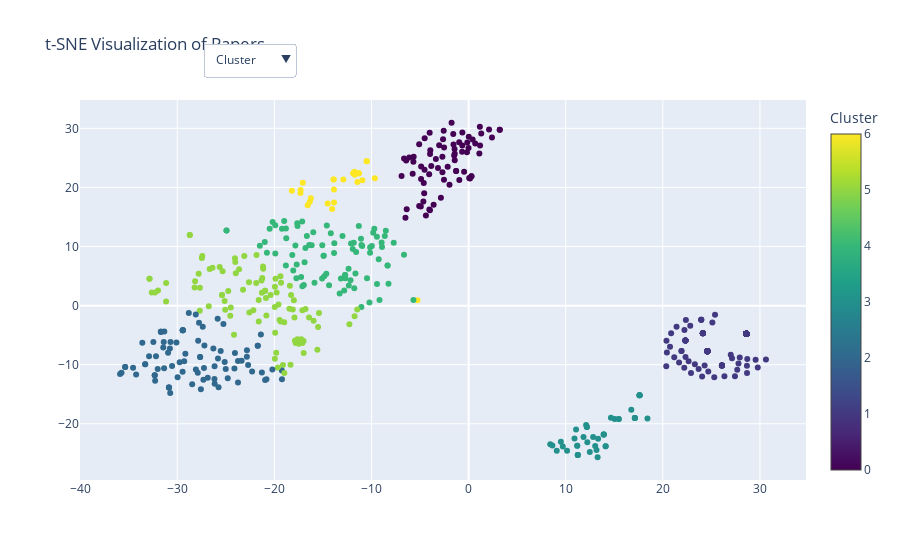

This figure's notebook cell:
### Code cell
import plotly.express as px
import pandas as pd
import plotly.graph_objects as go

# Example dataframe df_merged
# Assuming df_merged has columns like 'cluster', 'field', 'category', etc.
df_merged['tsne_1'] = embedding_matrix_2d[:, 0]
df_merged['tsne_2'] = embedding_matrix_2d[:, 1]

# Create the initial scatter plot
trace = go.Scatter(
    x=df_merged['tsne_1'], 
    y=df_merged['tsne_2'],
    mode='markers',
    marker=dict(
        color=df_merged['cluster'],  # Default coloring by 'cluster'
        colorscale='Viridis',  # Customize the color scale
        colorbar=dict(title="Cluster")
    ),
    text=df_merged['title'],  # Display paper titles when hovering
    hoverinfo='text'
)

# Layout for the plot with buttons to change the color
layout = go.Layout(
    title='t-SNE Visualization of Papers',
    updatemenus=[dict(
        type='dropdown',
        showactive=True,
        buttons=[
            {
                'label': 'Cluster',
                'method': 'restyle',
                'args': [{'marker.color': [df_merged['cluster']]}]  # Color by 'cluster'
            },
            {
                'label': 'Field',
                'method': 'restyle',
                'args': [{'marker.color': [df_merged['field_display_names'].astype('category').cat.codes]},
                         {'marker.title': 'Field'}]  # Color by 'field'
            },
            {
                'label': 'Category',
                'method': 'restyle',
                'args': [{'marker.color': [df_merged['category_1'].astype('category').cat.codes]}]  # Color by 'category'
            }
        ],
        x=0.17,
        xanchor='left',
        y=1.15,
        yanchor='top',
    )]
)

# Create the figure
fig = go.Figure(data=[trace], layout=layout)

# Show the plot
fig.show()

### Figure 1 — Plotly figure (JSON) as saved in the notebook; plotly's stock layout.template omitted (floating-point values rounded to 4 significant figures; data arrays with more than 128 entries replaced by an {"elided": "..."} marker saying what was removed)
{"data": [{"hoverinfo": "text", "marker": {"color": {"elided": "617 int values"}, "colorbar": {"title": {"text": "Cluster"}}, "colorscale": [[0, "#440154"], [0.1111, "#482878"], [0.2222, "#3e4989"], [0.3333, "#31688e"], [0.4444, "#26828e"], [0.5556, "#1f9e89"], [0.6667, "#35b779"], [0.7778, "#6ece58"], [0.8889, "#b5de2b"], [1, "#fde725"]]}, "mode": "markers", "text": {"elided": "617 str values"}, "type": "scatter", "x": {"elided": "617 float values"}, "y": {"elided": "617 float values"}}], "layout": {"title": {"text": "t-SNE Visualization of Papers"}, "updatemenus": [{"buttons": [{"args": [{"marker.color": {"elided": "1x617 int values"}}], "label": "Cluster", "method": "restyle"}, {"args": [{"marker.color": {"elided": "1x617 int values"}}, {"marker.title": "Field"}], "label": "Field", "method": "restyle"}, {"args": [{"marker.color": {"elided": "1x617 int values"}}], "label": "Category", "method": "restyle"}], "showactive": true, "type": "dropdown", "x": 0.17, "xanchor": "left", "y": 1.15, "yanchor": "top"}]}}
